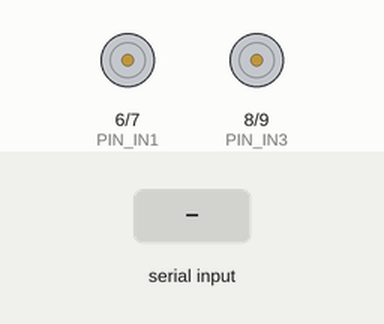
A sketch run on a simulated Arduino Uno, built with avr-gcc and run on an emulated ATmega328P. Parts: motor-driver pin pairs drawn as motors (green arrow = first pin HIGH = forward, orange = second pin HIGH = backward, longer = more drive, scaled by the enable pin). The inputs (shaded band) are chosen by the test bench.

Above: at 1.2 s.
1.3 s: "F" received over the second serial link
At 1.7 s:
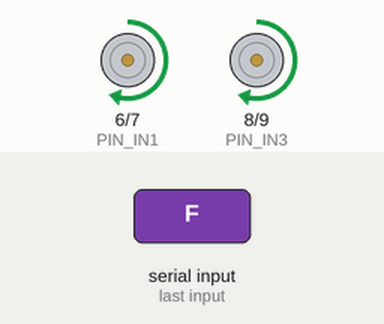
3.3 s: "B" received over the second serial link
At 3.7 s:
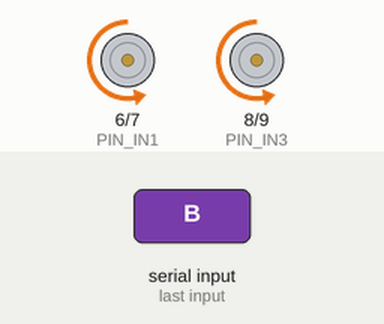
5.3 s: "L" received over the second serial link
At 5.7 s:
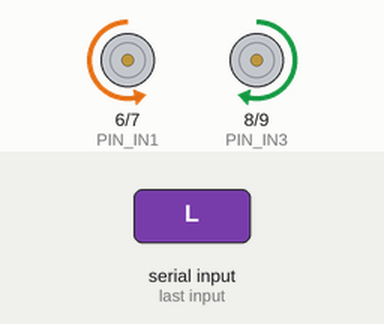
7.3 s: "R" received over the second serial link
At 7.7 s:
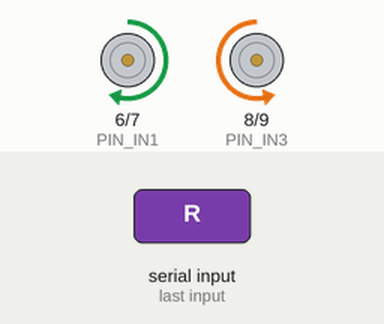
Timing chart, 0 to 10.3 s (numbered marks = the images above; inputs shaded):
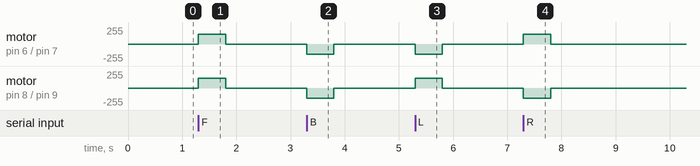

Measured:
- after the input at 1.3 s, motor on pin 6 (PIN_IN1) / pin 7 (PIN_IN2), motor on pin 8 (PIN_IN3) / pin 9 (PIN_IN4): stopped → forward 150/255 at once, → stopped 0.50 s later
- after the input at 3.3 s, motor on pin 6 (PIN_IN1) / pin 7 (PIN_IN2), motor on pin 8 (PIN_IN3) / pin 9 (PIN_IN4): stopped → backward 150/255 at once, → stopped 0.50 s later
- after the input at 5.3 s, motor on pin 6 (PIN_IN1) / pin 7 (PIN_IN2): stopped → backward 150/255 at once, → stopped 0.50 s later; motor on pin 8 (PIN_IN3) / pin 9 (PIN_IN4): stopped → forward 150/255 at once, → stopped 0.50 s later
- after the input at 7.3 s, motor on pin 6 (PIN_IN1) / pin 7 (PIN_IN2): stopped → forward 150/255 at once, → stopped 0.50 s later; motor on pin 8 (PIN_IN3) / pin 9 (PIN_IN4): stopped → backward 150/255 at once, → stopped 0.50 s later

The sketch:

arduino_voiture_telecommandee.ino
```cpp
#include <SoftwareSerial.h>

const byte PIN_RX = 2;
const byte PIN_TX = 3;
const byte PIN_ENA = 5;
const byte PIN_IN1 = 6;
const byte PIN_IN2 = 7;
const byte PIN_IN3 = 8;
const byte PIN_IN4 = 9;
const byte PIN_ENB = 10;
const byte VITESSE = 150;

SoftwareSerial bt(PIN_RX, PIN_TX);
unsigned long dernierOrdre = 0;

void moteur(byte in1, byte in2, int sens) {
  digitalWrite(in1, sens > 0);
  digitalWrite(in2, sens < 0);
}

void rouler(int gauche, int droite) {
  moteur(PIN_IN1, PIN_IN2, gauche);
  moteur(PIN_IN3, PIN_IN4, droite);
}

void setup() {
  bt.begin(9600);
  pinMode(PIN_ENA, OUTPUT);
  pinMode(PIN_IN1, OUTPUT);
  pinMode(PIN_IN2, OUTPUT);
  pinMode(PIN_IN3, OUTPUT);
  pinMode(PIN_IN4, OUTPUT);
  pinMode(PIN_ENB, OUTPUT);
  analogWrite(PIN_ENA, VITESSE);
  analogWrite(PIN_ENB, VITESSE);
}

void loop() {
  if (bt.available()) {
    char c = bt.read();
    dernierOrdre = millis();
    switch (c) {
      case 'F': rouler(1, 1); break;
      case 'B': rouler(-1, -1); break;
      case 'L': rouler(-1, 1); break;
      case 'R': rouler(1, -1); break;
      case 'S': rouler(0, 0); break;
    }
  }
  if (millis() - dernierOrdre > 500) {
    rouler(0, 0);
  }
}
```
